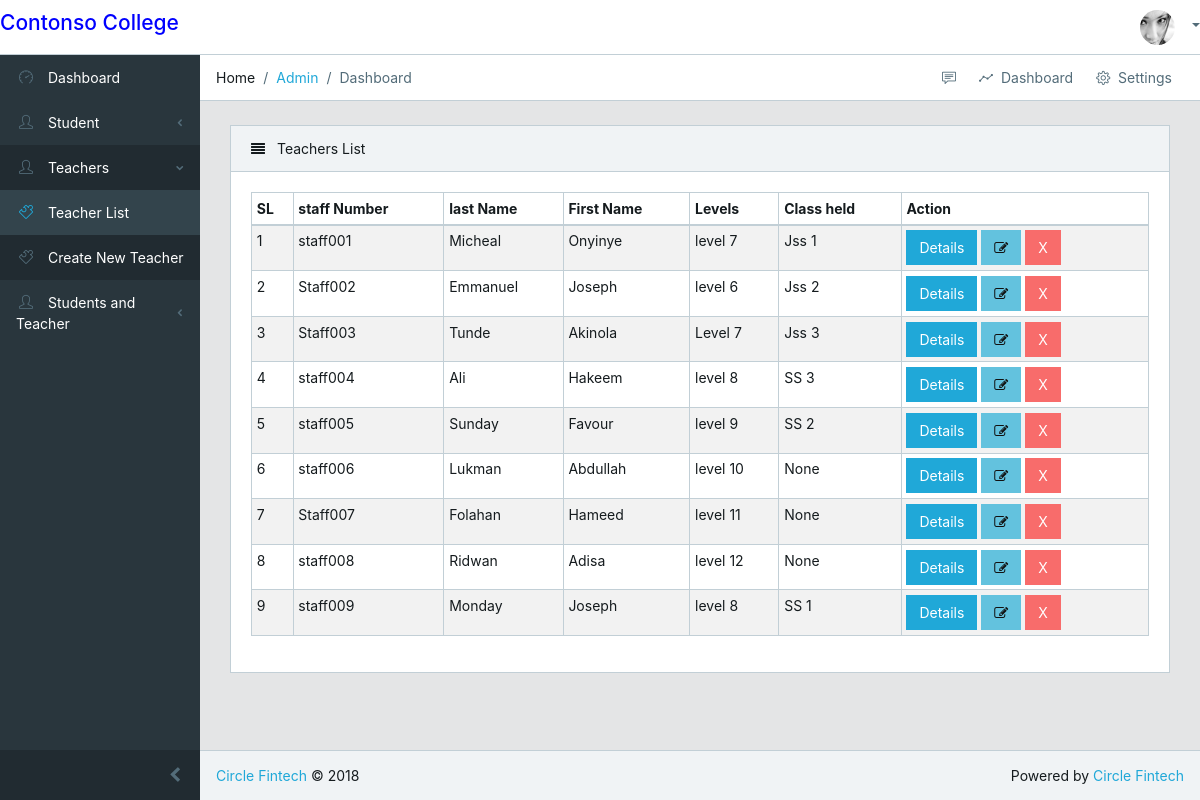
Page /teachers/allteachers/ on the committed database.
### teachers/models.py (models this page shows, shortened)
class TeacherInfo(models.Model):
    staff_number = models.CharField(max_length=8)
    last_name = models.CharField(max_length=50)
    first_name = models.CharField(max_length=50)
    levels = models.CharField(max_length=8)
    class_held = models.CharField(max_length=5, blank=True, null=True)
    game = models.TextField(blank=True, null=True)

### teachers/views.py (the view)
# urls.py: path('allteachers/', views.teacher_list, name='teacher_list'),
def teacher_list(request):
    teachers = TeacherInfo.objects.all()
    paginator = Paginator(teachers, 10)
    page = request.GET.get('page')
    paged_teachers = paginator.get_page(page)
    context = {
        "teachers": paged_teachers
    }
    return render(request, "teachers/teacher_list.html", context)

### templates/teachers/teacher_list.html (shortened to what this page needs)
{% extends 'base/base.html' %}
{% load static %}
{% block content %}
<div class="row">
    <div class="col-lg-12">
        <div class="card">
            <div class="card-header">
                <i class="fa fa-align-justify"></i> Teachers List</div>
            <div class="card-body">
                <table class="table table-responsive-sm table-bordered table-striped table-sm">
                    <thead>
                        <tr>
                            <th>SL</th>
                            <th>staff Number</th>
                            <th>last Name</th>
                            <th>First Name</th>
                            <th>Levels</th>
                            <th>Class held</th>
                            <th>Action</th>
                        </tr>
                    </thead>
                    <tbody>
                        {% for teacher in teachers %}
                            <tr>
                                <td>{{ forloop.counter }}</td>
                                <td>{{ teacher.staff_number }}</td>
                                <td>{{ teacher.last_name }}</td>
                                <td>{{ teacher.first_name }}</td>
                                <td>{{ teacher.levels }}</td>
                                <td>{{ teacher.class_held }}</td>
                                <td>
                                    <a href="{% url 'single_teacher' teacher.id %}">
                                        <button type="button" class="btn btn-primary">Details</button>
                                    </a>
                                    <a href="{% url 'edit_teacher' teacher.id %}">
                                        <button type="button" class="btn btn-info"><i class="fa fa-edit"></i></button>
                                    </a>
                                    <a href="{% url 'delete_teacher' teacher.id %}">
                                        <button type="button" class="btn btn-danger">X</button>
                                    </a>
                                </td>
                            </tr>
                        {% endfor %}
                    </tbody>
                </table>
            </div>
        </div>
    </div>
</div>
<div class="row">
    <div class="col-md-12">
    </div>
</div>
{% endblock %}

### rows in the picture
TeacherInfo: staff_number "staff001", last_name "Micheal", first_name "Onyinye", levels "level 7", class_held "Jss 1"
TeacherInfo: staff_number "Staff002", last_name "Emmanuel", first_name "Joseph", levels "level 6", class_held "Jss 2"
TeacherInfo: staff_number "Staff003", last_name "Tunde", first_name "Akinola", levels "Level 7", class_held "Jss 3"
TeacherInfo: staff_number "staff004", last_name "Ali", first_name "Hakeem", levels "level 8", class_held "SS 3"
TeacherInfo: staff_number "staff005", last_name "Sunday", first_name "Favour", levels "level 9", class_held "SS 2"
TeacherInfo: staff_number "staff006", last_name "Lukman", first_name "Abdullah", levels "level 10", class_held "None"
TeacherInfo: staff_number "Staff007", last_name "Folahan", first_name "Hameed", levels "level 11", class_held "None"
TeacherInfo: staff_number "staff008", last_name "Ridwan", first_name "Adisa", levels "level 12", class_held "None"
TeacherInfo: staff_number "staff009", last_name "Monday", first_name "Joseph", levels "level 8", class_held "SS 1"
